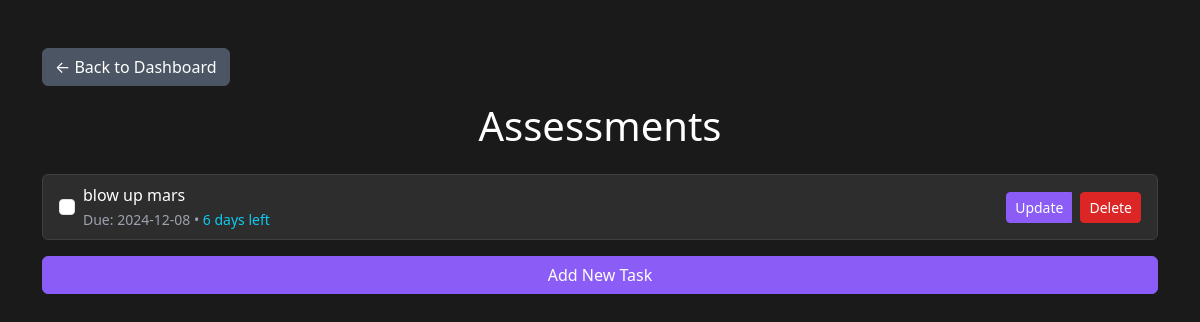
The page /assessments (signed in) on the database as committed earlier.
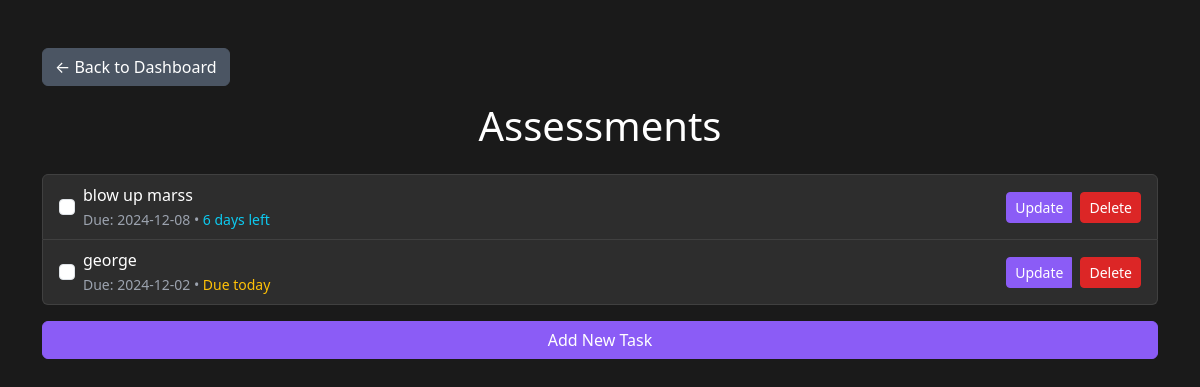
The same page on the database as committed later.
### flask_app/setup_db.py (models this page shows)
class ToDo(Base):
    __tablename__ = 'todo'
    id = Column(Integer, primary_key=True)
    task = Column(String, nullable=False)
    category = Column(String, nullable=False)
    completed = Column(Boolean, default=False)
    due_date = Column(DateTime, nullable=True)
    user_id = Column(Integer, ForeignKey('users.id'), nullable=False)
    user = relationship('User', back_populates='todos')

### flask_app/app.py (the view)
@app.route('/assessments')
def assessments():
    if 'user_id' not in session:
        return redirect(url_for('login'))
    todos = db_session.query(ToDo).filter_by(user_id=session['user_id'], category='Assessments').all()
    return render_template('assessments.html', todos=todos, calculate_days=calculate_days_remaining)

### flask_app/app.py (called while the page is built)
def calculate_days_remaining(due_date):
    if not due_date:
        return None
    today = date.today()
    days = (due_date.date() - today).days
    if days < 0:
        return "Overdue"
    elif days == 0:
        return "Due today"
    else:
        return f"{days} days left"

### flask_app/templates/assessments.html (shortened to what this page needs)
<!DOCTYPE html>
<html lang="en">
<head>
    <link href="https://cdn.jsdelivr.net/npm/bootstrap@5.3.0-alpha3/dist/css/bootstrap.min.css" rel="stylesheet">
</head>
<body>
    <div class="container mt-5">
        <a href="{{ url_for('dashboard') }}" class="btn btn-secondary mb-3">← Back to Dashboard</a>
        <h1 class="text-center">Assessments</h1>
        <div class="mt-4">
            {% if todos %}
                <ul class="list-group">
                    {% for todo in todos %}
                    <li class="list-group-item d-flex justify-content-between align-items-center">
                        <div class="d-flex align-items-center">
                            <form action="{{ url_for('toggle_todo', todo_id=todo.id) }}" method="POST" class="d-inline me-2">
                                <input type="checkbox" class="form-check-input" onchange="this.form.submit()"
                                       {% if todo.completed %}checked{% endif %}>
                            </form>
                            <div>
                                <span {% if todo.completed %}class="text-decoration-line-through"{% endif %}>{{ todo.task }}</span>
                                {% if todo.due_date %}
                                    <br>
                                    <small class="text-muted">
                                        Due: {{ todo.due_date.strftime('%Y-%m-%d') }}
                                        {% set days = calculate_days(todo.due_date) %}
                                        {% if days %}
                                            • <span class="{% if days == 'Overdue' %}text-danger{% elif days == 'Due today' %}text-warning{% else %}text-info{% endif %}">
                                                {{ days }}
                                            </span>
                                        {% endif %}
                                    </small>
                                {% endif %}
                            </div>
                        </div>
                        <div class="btn-group">
                            <a href="{{ url_for('update_todo', todo_id=todo.id) }}" class="btn btn-sm btn-primary me-2">Update</a>
                            <form action="{{ url_for('delete_todo', todo_id=todo.id) }}" method="POST" class="d-inline">
                                <button type="submit" class="btn btn-sm btn-danger">Delete</button>
                            </form>
                        </div>
                    </li>
                    {% endfor %}
                </ul>
            {% else %}
                <p class="text-center">No assessments found.</p>
            {% endif %}
        </div>
        <div class="mt-3">
            <a href="{{ url_for('add_todo') }}" class="btn btn-primary w-100">Add New Task</a>
        </div>
    </div>
</body>
</html>

Rows that differ between the two databases and show on the page:
changed ToDo: task "blow up mars" → "blow up marss"
added ToDo: task "george", due_date "2024-12-02", days "Due today"
